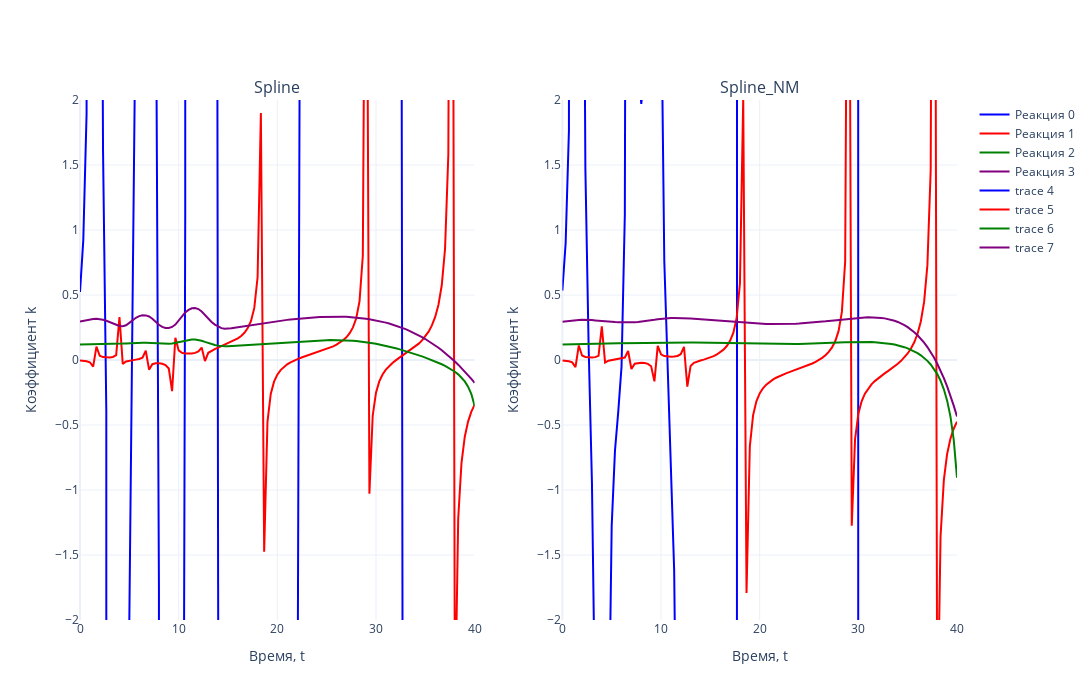

Notebook cell for this chart:
### Code cell
# Задаем цвета (4 цвета для реакций)
colors = ['blue', 'red', 'green', 'purple']

# Создаем два подграфика (2 столбца, 1 строка)
fig = make_subplots(rows=1, cols=2, subplot_titles=['Spline', 'Spline_NM'])

# Первый график
for i in range(N_REACTION):  
    fig.add_trace(go.Scatter(
        x=tsteps, 
        y=k_spline[i, :], 
        mode='lines', 
        name=f'Реакция {i}',
        line=dict(color=colors[i % len(colors)])  # Применяем цвета циклично
    ), row=1, col=1)

# Второй график
for i in range(N_REACTION):  
    fig.add_trace(go.Scatter(
        x=tsteps, 
        y=k_spline_NM[i, :], 
        line=dict(color=colors[i % len(colors)])  # Применяем цвета циклично
    ), row=1, col=2)

# Настройки общего макета
fig.update_layout(
    template='plotly_white',
    width=1700,  # Общая ширина холста
    height=700,  # Высота холста
    showlegend=True
)

# Ограничение оси Y
fig.update_yaxes(range=[-2, 2], title_text='Коэффициент k', row=1, col=1)
fig.update_yaxes(range=[-2, 2], title_text='Коэффициент k', row=1, col=2)

# Подписи оси X
fig.update_xaxes(title_text='Время, t', row=1, col=1)
fig.update_xaxes(title_text='Время, t', row=1, col=2)

# Отображение графика
fig.show()
